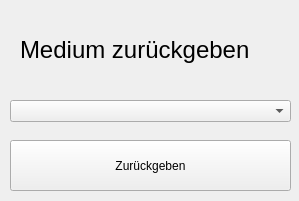
<?xml version="1.0" encoding="UTF-8"?>
<ui version="4.0">
 <class>Giveback</class>
 <widget class="QWidget" name="Giveback">
  <property name="geometry">
   <rect>
    <x>0</x>
    <y>0</y>
    <width>299</width>
    <height>201</height>
   </rect>
  </property>
  <property name="windowTitle">
   <string>Form</string>
  </property>
  <widget class="QComboBox" name="comboBoxMedia">
   <property name="geometry">
    <rect>
     <x>10</x>
     <y>100</y>
     <width>281</width>
     <height>22</height>
    </rect>
   </property>
  </widget>
  <widget class="QLabel" name="labelGiveback">
   <property name="geometry">
    <rect>
     <x>20</x>
     <y>20</y>
     <width>321</width>
     <height>61</height>
    </rect>
   </property>
   <property name="text">
    <string>&lt;html&gt;&lt;head/&gt;&lt;body&gt;&lt;p&gt;&lt;span style=&quot; font-size:18pt;&quot;&gt;Medium zurückgeben&lt;/span&gt;&lt;/p&gt;&lt;/body&gt;&lt;/html&gt;</string>
   </property>
  </widget>
  <widget class="QPushButton" name="pushButtonGiveBack">
   <property name="geometry">
    <rect>
     <x>10</x>
     <y>140</y>
     <width>281</width>
     <height>51</height>
    </rect>
   </property>
   <property name="text">
    <string>Zurückgeben</string>
   </property>
  </widget>
 </widget>
 <resources/>
 <connections/>
</ui>
